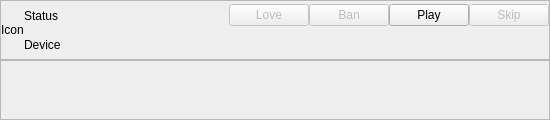
<?xml version="1.0" encoding="UTF-8"?>
<ui version="4.0">
 <class>PlaybackControlsWidget</class>
 <widget class="QFrame" name="PlaybackControlsWidget">
  <property name="geometry">
   <rect>
    <x>0</x>
    <y>0</y>
    <width>550</width>
    <height>120</height>
   </rect>
  </property>
  <property name="windowTitle">
   <string notr="true">Form</string>
  </property>
  <layout class="QVBoxLayout" name="verticalLayout">
   <property name="spacing">
    <number>0</number>
   </property>
   <property name="margin">
    <number>0</number>
   </property>
   <item>
    <widget class="QFrame" name="details">
     <property name="frameShape">
      <enum>QFrame::StyledPanel</enum>
     </property>
     <property name="frameShadow">
      <enum>QFrame::Raised</enum>
     </property>
     <layout class="QHBoxLayout" name="horizontalLayout_2" stretch="0,1,0">
      <property name="spacing">
       <number>0</number>
      </property>
      <property name="margin">
       <number>0</number>
      </property>
      <item>
       <widget class="QLabel" name="icon">
        <property name="text">
         <string notr="true">Icon</string>
        </property>
       </widget>
      </item>
      <item>
       <widget class="QFrame" name="statusFrame">
        <property name="frameShape">
         <enum>QFrame::NoFrame</enum>
        </property>
        <property name="frameShadow">
         <enum>QFrame::Raised</enum>
        </property>
        <layout class="QVBoxLayout" name="verticalLayout_2">
         <property name="spacing">
          <number>0</number>
         </property>
         <property name="margin">
          <number>0</number>
         </property>
         <item>
          <widget class="unicorn::Label" name="status">
           <property name="text">
            <string notr="true">Status</string>
           </property>
          </widget>
         </item>
         <item>
          <widget class="unicorn::Label" name="device">
           <property name="text">
            <string notr="true">Device</string>
           </property>
          </widget>
         </item>
        </layout>
       </widget>
      </item>
      <item>
       <widget class="QFrame" name="controls">
        <layout class="QVBoxLayout" name="verticalLayout_3">
         <property name="spacing">
          <number>0</number>
         </property>
         <property name="margin">
          <number>0</number>
         </property>
         <item>
          <widget class="QFrame" name="buttons">
           <property name="frameShape">
            <enum>QFrame::NoFrame</enum>
           </property>
           <property name="frameShadow">
            <enum>QFrame::Raised</enum>
           </property>
           <layout class="QHBoxLayout" name="horizontalLayout">
            <property name="spacing">
             <number>0</number>
            </property>
            <property name="margin">
             <number>0</number>
            </property>
            <item>
             <widget class="QPushButton" name="love">
              <property name="enabled">
               <bool>false</bool>
              </property>
              <property name="sizePolicy">
               <sizepolicy hsizetype="Preferred" vsizetype="Fixed">
                <horstretch>0</horstretch>
                <verstretch>0</verstretch>
               </sizepolicy>
              </property>
              <property name="toolTip">
               <string>Love</string>
              </property>
              <property name="text">
               <string>Love</string>
              </property>
              <property name="checkable">
               <bool>true</bool>
              </property>
             </widget>
            </item>
            <item>
             <widget class="QPushButton" name="ban">
              <property name="enabled">
               <bool>false</bool>
              </property>
              <property name="sizePolicy">
               <sizepolicy hsizetype="Preferred" vsizetype="Fixed">
                <horstretch>0</horstretch>
                <verstretch>0</verstretch>
               </sizepolicy>
              </property>
              <property name="toolTip">
               <string>Ban</string>
              </property>
              <property name="text">
               <string>Ban</string>
              </property>
             </widget>
            </item>
            <item>
             <widget class="QPushButton" name="play">
              <property name="sizePolicy">
               <sizepolicy hsizetype="Preferred" vsizetype="Fixed">
                <horstretch>0</horstretch>
                <verstretch>0</verstretch>
               </sizepolicy>
              </property>
              <property name="toolTip">
               <string>Play</string>
              </property>
              <property name="text">
               <string>Play</string>
              </property>
              <property name="checkable">
               <bool>true</bool>
              </property>
             </widget>
            </item>
            <item>
             <widget class="QPushButton" name="skip">
              <property name="enabled">
               <bool>false</bool>
              </property>
              <property name="sizePolicy">
               <sizepolicy hsizetype="Preferred" vsizetype="Fixed">
                <horstretch>0</horstretch>
                <verstretch>0</verstretch>
               </sizepolicy>
              </property>
              <property name="toolTip">
               <string>Skip</string>
              </property>
              <property name="text">
               <string>Skip</string>
              </property>
             </widget>
            </item>
           </layout>
          </widget>
         </item>
         <item>
          <widget class="QFrame" name="volume">
           <layout class="QHBoxLayout" name="horizontalLayout_3" stretch="0,1,0">
            <property name="spacing">
             <number>0</number>
            </property>
            <property name="margin">
             <number>0</number>
            </property>
            <item>
             <widget class="QLabel" name="volMin">
              <property name="text">
               <string/>
              </property>
             </widget>
            </item>
            <item>
             <widget class="Phonon::VolumeSlider" name="volumeSlider" native="true">
              <property name="muteVisible" stdset="0">
               <bool>false</bool>
              </property>
             </widget>
            </item>
            <item>
             <widget class="QLabel" name="volMax">
              <property name="text">
               <string/>
              </property>
             </widget>
            </item>
           </layout>
          </widget>
         </item>
        </layout>
       </widget>
      </item>
     </layout>
    </widget>
   </item>
   <item>
    <widget class="ProgressBar" name="progressBar">
     <property name="frameShape">
      <enum>QFrame::StyledPanel</enum>
     </property>
     <property name="frameShadow">
      <enum>QFrame::Raised</enum>
     </property>
    </widget>
   </item>
  </layout>
 </widget>
 <customwidgets>
  <customwidget>
   <class>unicorn::Label</class>
   <extends>QLabel</extends>
   <header>lib/unicorn/widgets/Label.h</header>
  </customwidget>
  <customwidget>
   <class>Phonon::VolumeSlider</class>
   <extends>QWidget</extends>
   <header location="global">phonon/volumeslider.h</header>
  </customwidget>
  <customwidget>
   <class>ProgressBar</class>
   <extends>QFrame</extends>
   <header>../Widgets/ProgressBar.h</header>
   <container>1</container>
  </customwidget>
 </customwidgets>
 <resources/>
 <connections/>
</ui>
